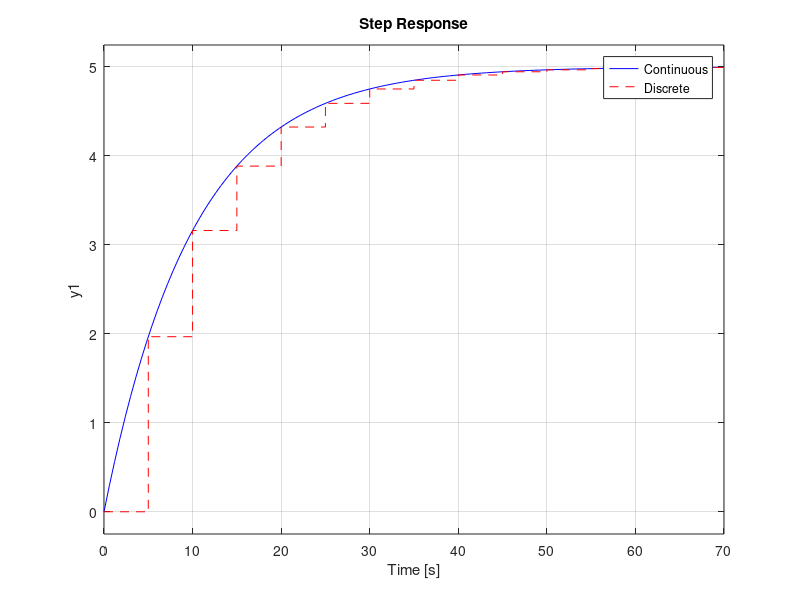
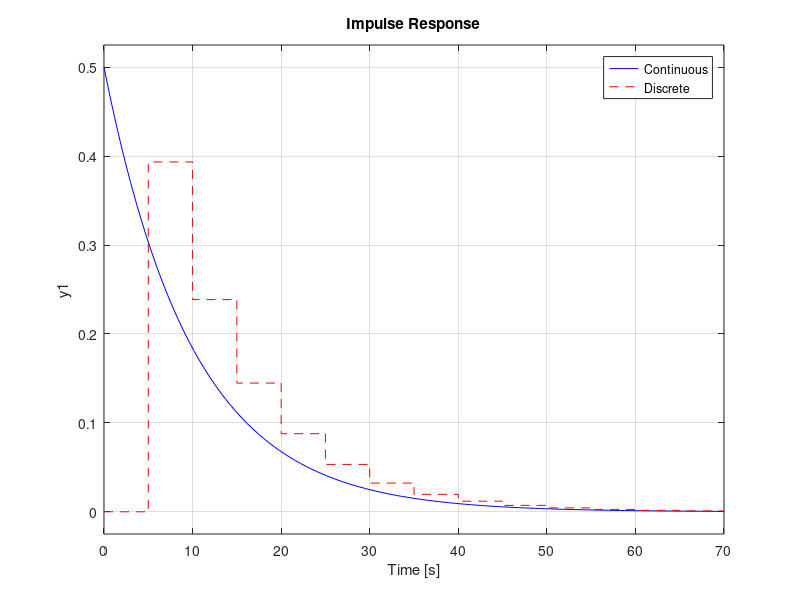
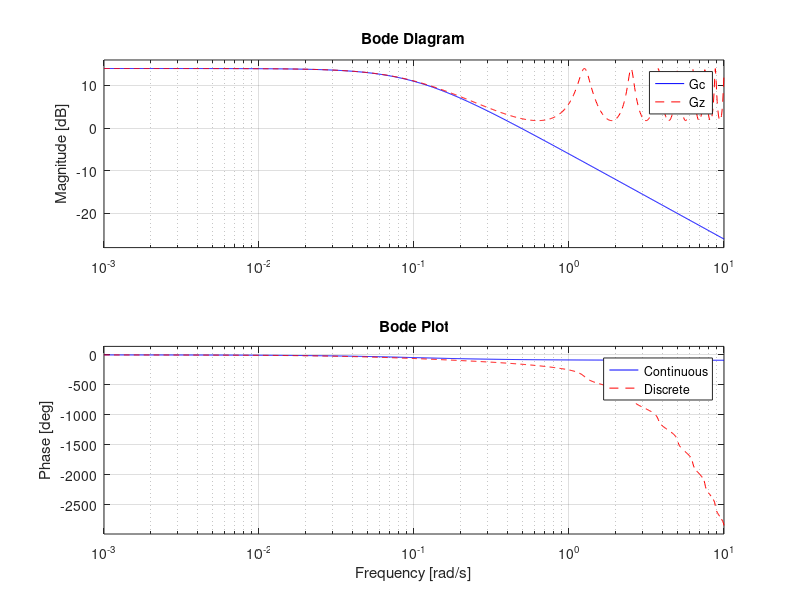
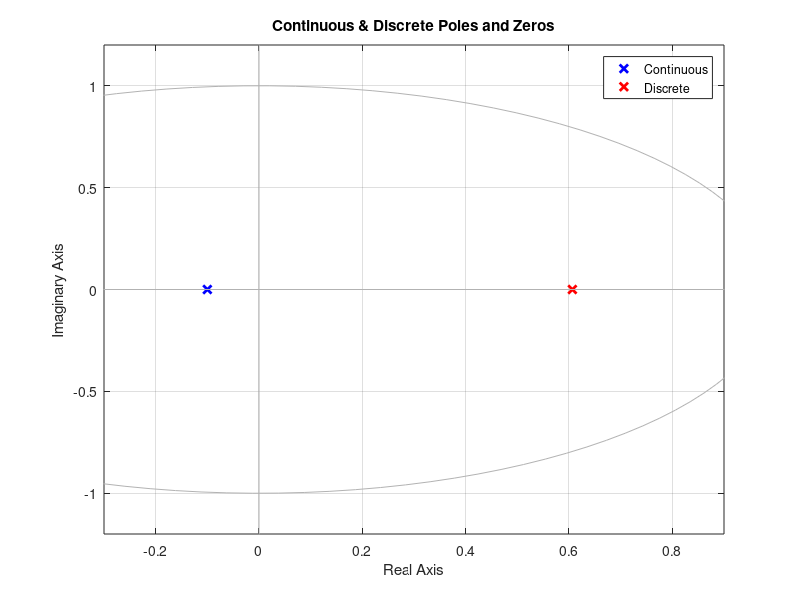

Here is the MATLAB script that generated these plots, in order: (Note: this script raises an error after producing the figures.)
clear;
clc;
close all;

k = 5;
tau = 10;
Te = 5;

% Method 1 - Laplace Transform Definition
%num = [k];
%den = [tau 1];
%Gc = tf(num, den)

% Method 2 - Laplace Transform Definition
p=tf('p');
Gc = k/(1+tau*p);
Gz = c2d(Gc, Te, 'zoh');


% ZOH discretization
Gz = c2d(Gc, Te, 'zoh');

% STEP RESPONSE
figure;
step(Gc,'b', Gz,'r--');
legend('Continuous','Discrete');
title('Step Response');
grid on;

% IMPULSE RESPONSE
figure;
impulse(Gc,'b', Gz,'r--');
legend('Continuous','Discrete');
title('Impulse Response');
grid on;

% BODE PLOT
figure;
bode(Gc,'b', Gz,'r--');
legend('Continuous','Discrete');
title('Bode Plot');
grid on;

% POLE-ZERO MAP
figure;
pzmap(Gc,'b', Gz,'r--');
legend('Continuous','Discrete');
title('Continuous & Discrete Poles and Zeros');
grid on;

figure;
pzmap(Gc); 
title('Continuous Poles and Zeros'); 
grid on;

figure;
pzmap(Gz); 
title
('Discrete Poles and Zeros'); 
grid on;


% POLE-ZERO MAP together
figure;
subplot(1,2,1);
pzmap(Gc);
title('Continuous Poles Zeros');

subplot(1,2,2);
pzmap(Gz);
title('Discrete Poles Zeros');
grid on;
